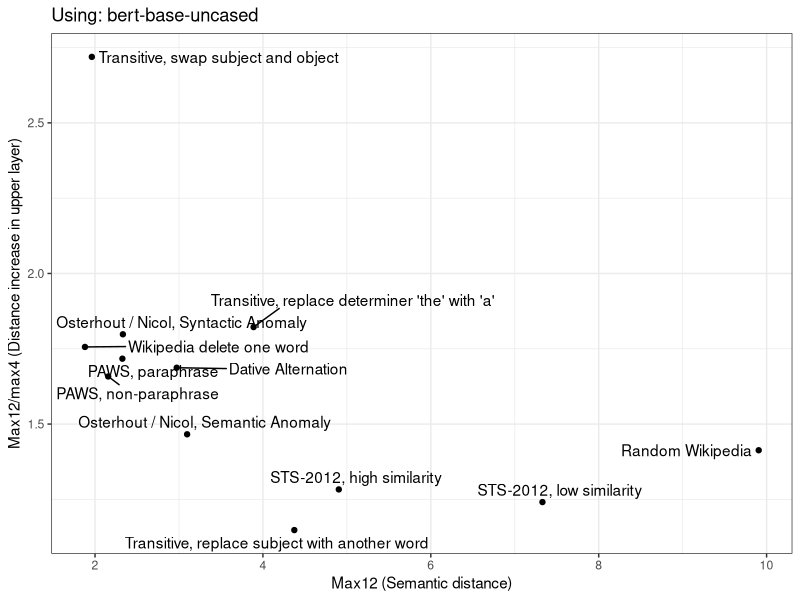

Write R code to recreate this figure.
library(tidyverse)
library(ggplot2)
library(ggrepel)

# Google Sheets: "Sentence pair patterns"
df <- read_csv('sentence_pairs.csv')

model_name = 'bert-base-uncased'
df_filtered <- df %>% filter(Model == model_name)
ggplot(df_filtered, aes(x=Max12, y=`Max12/max4`, label=Type)) +
  theme_bw() +
  geom_point() +
  geom_text_repel() +
  xlab('Max12 (Semantic distance)') +
  ylab('Max12/max4 (Distance increase in upper layer)') +
  ggtitle(paste('Using:', model_name))
